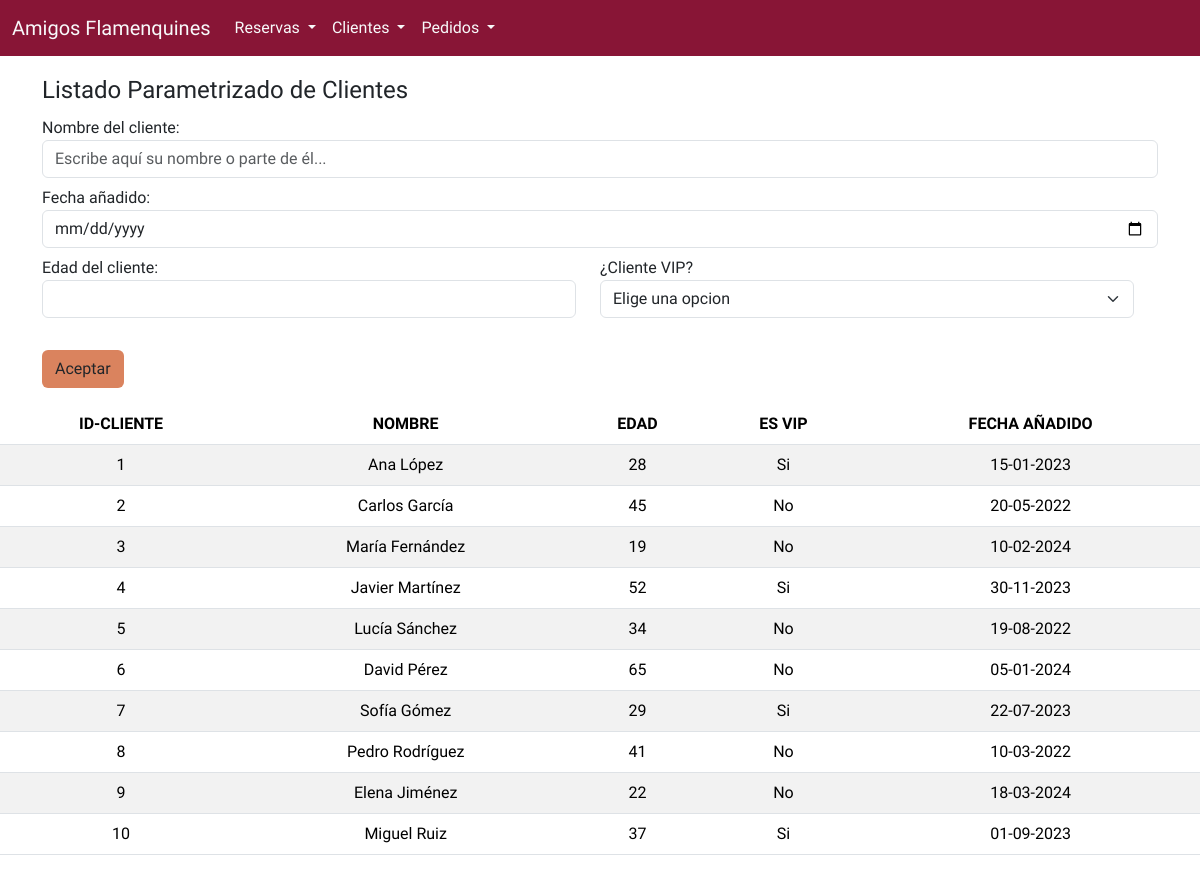
Screenshot of /mostrar_listado_clientes_parametrizado.php with the database file from the repository.
### tables this page shows
CREATE TABLE `client` (
  `id_client` int NOT NULL,
  `date_created_account` date NOT NULL,
  `age` int NOT NULL,
  `is_vip` tinyint(1) NOT NULL,
  `name` varchar(50) NOT NULL,
  `id_category` int NOT NULL
);

### mostrar_listado_clientes_parametrizado.php (the view, shortened to what this page needs)
<?php
include_once("form_listado_parametrizado_clientes.php");
$sql = "SELECT * FROM client";
$esVip = trim($_GET["lstEsVip"] ?? "-1");
$sql .= ";";
$tabla = "<table class='table table-striped text-center mt-3' id='listadoClientes'>";
$tabla .= "<thead><tr><th>ID-CLIENTE</th><th>NOMBRE</th><th>EDAD</th><th>ES VIP</th><th>FECHA AÑADIDO</th>";
$resultado = mysqli_query($conexion, $sql);
$tabla.= "</tr></thead><tbody>";
while ($fila = mysqli_fetch_assoc($resultado)) {
    if ($fila["is_vip"] == "1") {
        $esVip = "Si";
    }else{
        $esVip = "No";
    }
    $tabla .= "<tr>";
    $tabla .= "<td>". $fila["id_client"] ."</td>";
    $tabla .= "<td>". $fila["name"] ."</td>";
    $tabla .= "<td>". $fila["age"] ."</td>";
    $tabla .= "<td>". $esVip ."</td>";
    $fecha = implode('-',array_reverse(explode('-',$fila['date_created_account'])));
    $tabla .= "<td>". $fecha ."</td>";
    $tabla .= "</tr>";
}
$tabla .= "</tbody></table>";
?>
    <?php
        echo $tabla;
    ?>
</body>
</html>

### rows the page displays
client: id_client "1", name "Ana López", age "28", is_vip "Si", date_created_account "15-01-2023"
client: id_client "2", name "Carlos García", age "45", is_vip "No", date_created_account "20-05-2022"
client: id_client "3", name "María Fernández", age "19", is_vip "No", date_created_account "10-02-2024"
client: id_client "4", name "Javier Martínez", age "52", is_vip "Si", date_created_account "30-11-2023"
client: id_client "5", name "Lucía Sánchez", age "34", is_vip "No", date_created_account "19-08-2022"
client: id_client "6", name "David Pérez", age "65", is_vip "No", date_created_account "05-01-2024"
client: id_client "7", name "Sofía Gómez", age "29", is_vip "Si", date_created_account "22-07-2023"
client: id_client "8", name "Pedro Rodríguez", age "41", is_vip "No", date_created_account "10-03-2022"
client: id_client "9", name "Elena Jiménez", age "22", is_vip "No", date_created_account "18-03-2024"
client: id_client "10", name "Miguel Ruiz", age "37", is_vip "Si", date_created_account "01-09-2023"
